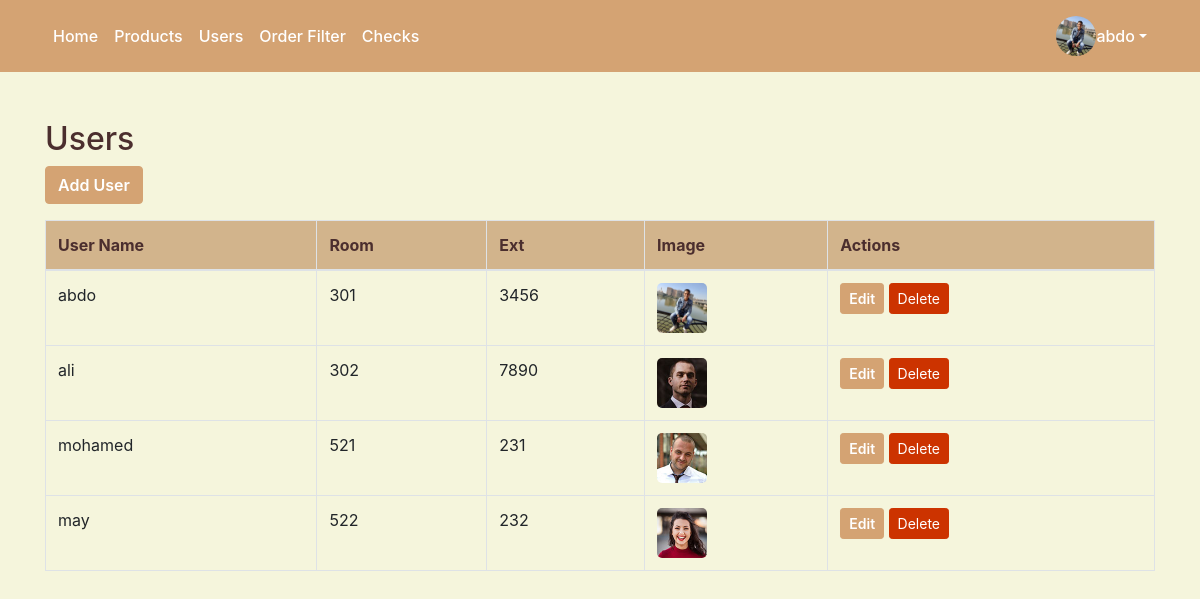
The page /users.php (signed in) on the database its author committed.
### tables this page shows
CREATE TABLE `users` (
  `user_id` int NOT NULL AUTO_INCREMENT,
  `user_name` varchar(255) NOT NULL,
  `email` varchar(255) NOT NULL,
  `password` varchar(255) NOT NULL,
  `room` varchar(50) DEFAULT NULL,
  `Ext` varchar(50) DEFAULT NULL,
  `image` varchar(255) DEFAULT NULL,
  `role_id` int DEFAULT NULL,
  PRIMARY KEY (`user_id`),
  UNIQUE KEY `email` (`email`),
  KEY `role_id` (`role_id`),
  CONSTRAINT `users_ibfk_1` FOREIGN KEY (`role_id`) REFERENCES `role` (`id`)
);

### users.php (the view, shortened to what this page needs)
<!DOCTYPE html>
<html lang="en">
<head>
    <link rel="stylesheet" href="https://maxcdn.bootstrapcdn.com/bootstrap/4.5.2/css/bootstrap.min.css">
</head>
<body>
    <?php include 'adminnavbar.php'; ?>
    <div class="container mt-5">
        <h2>Users</h2>
        <div class="mb-3">
            <a href="user_add.php" class="btn btn-success">Add User</a>
        </div>
        <table class="table table-bordered">
            <thead>
                <tr>
                    <th>User Name</th>
                    <th>Room</th>
                    <th>Ext</th>
                    <th>Image</th>
                    <th>Actions</th>
                </tr>
            </thead>
            <tbody>
                <?php
                include 'db_connect.php';
                $sql = "SELECT * FROM users";
                $stmt = $conn->prepare($sql);
                $stmt->execute();
                $users = $stmt->fetchAll(PDO::FETCH_ASSOC);
                foreach ($users as $user):
                ?>
                    <tr>
                        <td><?php echo htmlspecialchars($user['user_name']); ?></td>
                        <td><?php echo htmlspecialchars($user['room']); ?></td>
                        <td><?php echo htmlspecialchars($user['Ext']); ?></td>
                        <td><img src="./images/<?php echo htmlspecialchars($user['image']); ?>" alt="<?php echo htmlspecialchars($user['user_name']); ?>" width="50"></td>
                        <td>
                            <a href="user_edit.php?id=<?php echo $user['user_id']; ?>" class="btn btn-primary btn-sm">Edit</a>
                            <a href="user_delete.php?id=<?php echo $user['user_id']; ?>" class="btn btn-danger btn-sm" onclick="return confirm('Are you sure you want to delete this user?')">Delete</a>
                        </td>
                    </tr>
                <?php endforeach; ?>
            </tbody>
        </table>
    </div>
</body>
</html>

### adminnavbar.php (shortened to what this page needs)
<?php
$servername = "localhost";
$username = "abdo";
$password = "123456";
$database = "cafeteria";
try {
    $con = new PDO("mysql:host=$servername;dbname=$database", $username, $password);
    $con->setAttribute(PDO::ATTR_ERRMODE, PDO::ERRMODE_EXCEPTION);
} catch(PDOException $e) {
    echo "Connection failed: " . $e->getMessage();
    exit();
}
$user_id = isset($_SESSION['user_id']);
$query = "SELECT user_name, image FROM users WHERE user_id = :user_id";
$stmt = $con->prepare($query);
$stmt->bindParam(':user_id', $user_id);
$stmt->execute();
$user = $stmt->fetch(PDO::FETCH_ASSOC);
$username = $user['user_name'] ?? 'Guest';
$image = $user['image'] ?? 'default.jpg';
?>
<nav class="navbar navbar-expand-lg">
    <div class="container">
        <ul class="navbar-nav me-auto">
            <li class="nav-item">
                <a class="nav-link" href="admin_order_add.php">Home</a>
            </li>
            <li class="nav-item">
                <a class="nav-link" href="products.php">Products</a>
            </li>
            <li class="nav-item">
                <a class="nav-link" href="users.php">Users</a>
            </li>
            <li class="nav-item">
                <a class="nav-link" href="orders_filter.php">Order Filter</a>
            </li>
            <li class="nav-item">
                <a class="nav-link" href="check.php">Checks</a>
            </li>
        </ul>
        <ul class="navbar-nav ms-auto">
            <li class="nav-item dropdown">
                <a class="nav-link dropdown-toggle d-flex align-items-center" href="#" id="navbarDropdown" role="button" data-bs-toggle="dropdown" aria-expanded="false">
                    <img src="images/<?php echo htmlspecialchars($image); ?>" alt="User Image" class="rounded-circle me-2" width="40" height="40">
                    <span><?php echo htmlspecialchars($username); ?></span>
                </a>
            </li>
        </ul>
    </div>
</nav>

### users.php (style rules this page uses)
body { background-color: #f5f5dc; color: #4b2e2e; }
h2 { color: #4b2e2e; }
.btn-success { background-color: #d4a373; border-color: #d4a373; font-weight: 600; transition: background-color 0.3s ease-in-out, transform 0.3s ease-in-out; }
.btn-primary { background-color: #d4a373; border-color: #d4a373; font-weight: 600; transition: background-color 0.3s ease-in-out, transform 0.3s ease-in-out; }
.btn-danger { background-color: #cc3300; border-color: #cc3300; }
.table { background-color: #fff8e1; }
.table thead th { background-color: #d2b48c; color: #4b2e2e; }
.table tbody tr { background-color: #f5f5dc; }
img { border-radius: 5px; }
.navbar { background-color: #d4a373; }
.navbar-nav .nav-link { color: #fff; font-weight: 500; }

### rows shown on the page
users: image (picture), user_name "abdo", room "301", Ext "3456"
users: user_name "ali", room "302", Ext "7890", image (picture)
users: user_name "mohamed", room "521", Ext "231", image (picture)
users: user_name "may", room "522", Ext "232", image (picture)
